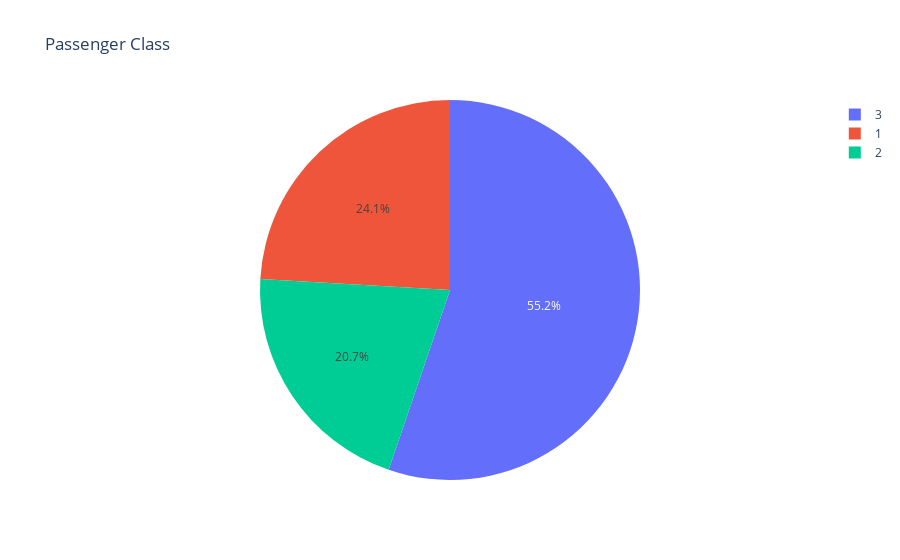

The cell this chart's notebook holds for it:
### Code cell
draw_pie(df["Pclass"], 'Passenger Class')

### Figure 1 — Plotly figure (JSON) as saved in the notebook; plotly's stock layout.template omitted (floating-point values rounded to 4 significant figures)
{"data": [{"domain": {"x": [0, 1], "y": [0, 1]}, "hovertemplate": "label=%{label}<br>value=%{value}<extra></extra>", "labels": [3, 1, 2], "legendgroup": "", "name": "", "showlegend": true, "type": "pie", "values": [491, 214, 184]}], "layout": {"legend": {"tracegroupgap": 0}, "title": {"text": "Passenger Class"}}}
